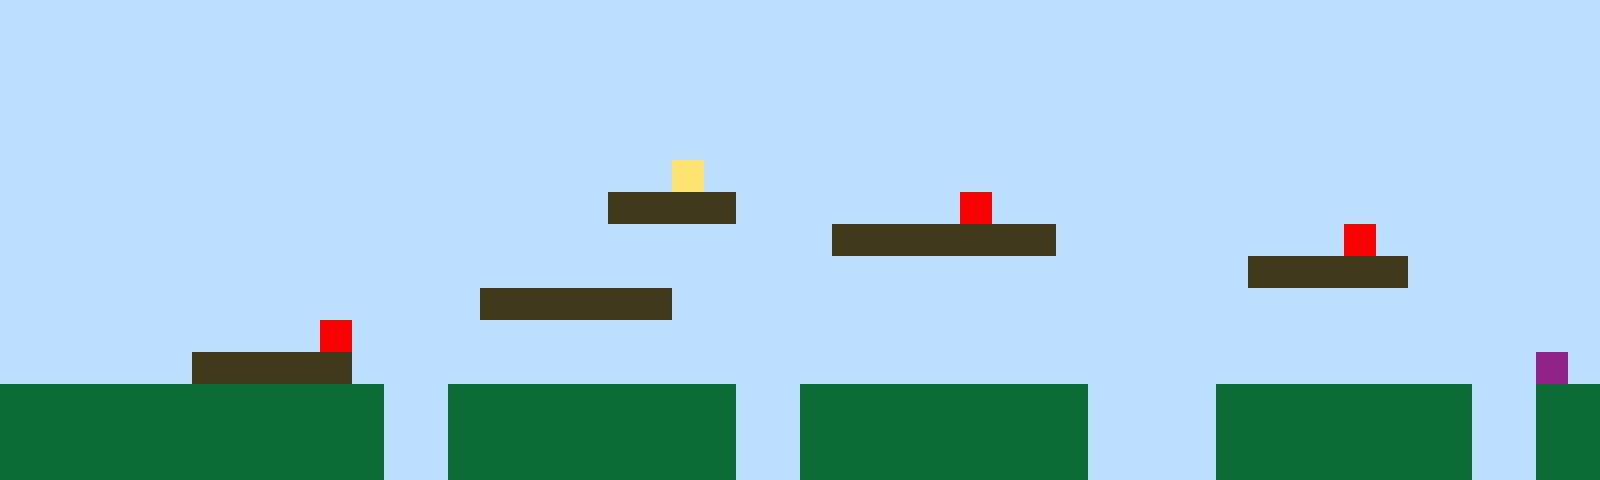

A level layout from a 2D game, rendered from its tile map. Below: a short description, then the map file with its tile-grid data intact:
An orthogonal 50x15 tile map with 32x32 px tiles, 1 tile layer (Tile Layer 1).

<map version="1.10" tiledversion="1.11.2" orientation="orthogonal" renderorder="right-up" width="50" height="15" tilewidth="32" tileheight="32" infinite="0" nextlayerid="2" nextobjectid="1"><editorsettings><export target="map1.csv" format="csv" /></editorsettings><tileset firstgid="1" name="sprites" tilewidth="32" tileheight="32" tilecount="6" columns="3"><image source="sprites.png" width="96" height="64" /></tileset><layer id="1" name="Tile Layer 1" width="50" height="15"><data encoding="csv">1,1,1,1,1,1,1,1,1,1,1,1,1,1,1,1,1,1,1,1,1,1,1,1,1,1,1,1,1,1,1,1,1,1,1,1,1,1,1,1,1,1,1,1,1,1,1,1,1,1,1,1,1,1,1,1,1,1,1,1,1,1,1,1,1,1,1,1,1,1,1,1,1,1,1,1,1,1,1,1,1,1,1,1,1,1,1,1,1,1,1,1,1,1,1,1,1,1,1,1,1,1,1,1,1,1,1,1,1,1,1,1,1,1,1,1,1,1,1,1,1,1,1,1,1,1,1,1,1,1,1,1,1,1,1,1,1,1,1,1,1,1,1,1,1,1,1,1,1,1,1,1,1,1,1,1,1,1,1,1,1,1,1,1,1,1,1,1,1,1,1,1,1,1,1,1,1,1,1,1,1,1,1,1,1,1,1,1,1,1,1,1,1,1,1,1,1,1,1,1,1,1,1,1,1,1,1,1,1,1,1,1,1,1,1,1,1,1,1,1,1,1,1,1,1,1,1,1,1,1,1,1,1,1,1,1,1,1,1,1,1,1,1,1,1,1,1,1,1,1,1,1,1,1,1,1,1,1,1,1,1,1,1,1,1,1,1,1,1,1,1,4,1,1,1,1,1,1,1,1,1,1,1,1,1,1,1,1,1,1,1,1,1,1,1,1,1,1,1,1,1,1,1,1,1,1,1,1,1,1,1,1,1,1,1,1,1,1,1,3,3,3,3,1,1,1,1,1,1,1,5,1,1,1,1,1,1,1,1,1,1,1,1,1,1,1,1,1,1,1,1,1,1,1,1,1,1,1,1,1,1,1,1,1,1,1,1,1,1,1,1,1,1,1,1,1,3,3,3,3,3,3,3,1,1,1,1,1,1,1,1,1,5,1,1,1,1,1,1,1,1,1,1,1,1,1,1,1,1,1,1,1,1,1,1,1,1,1,1,1,1,1,1,1,1,1,1,1,1,1,1,1,1,1,1,1,1,1,1,3,3,3,3,3,1,1,1,1,1,1,1,1,1,1,1,1,1,1,1,1,1,1,1,1,1,3,3,3,3,3,3,1,1,1,1,1,1,1,1,1,1,1,1,1,1,1,1,1,1,1,1,1,1,1,1,1,1,1,1,1,1,1,1,1,1,1,1,1,1,1,5,1,1,1,1,1,1,1,1,1,1,1,1,1,1,1,1,1,1,1,1,1,1,1,1,1,1,1,1,1,1,1,1,1,1,1,1,1,1,1,1,1,1,1,1,1,3,3,3,3,3,1,1,1,1,1,1,1,1,1,1,1,1,1,1,1,1,1,1,1,1,1,1,1,1,1,1,1,1,1,1,1,1,1,1,1,1,1,6,1,2,2,2,2,2,2,2,2,2,2,2,2,1,1,2,2,2,2,2,2,2,2,2,1,1,2,2,2,2,2,2,2,2,2,1,1,1,1,2,2,2,2,2,2,2,2,1,1,2,2,2,2,2,2,2,2,2,2,2,2,2,2,1,1,2,2,2,2,2,2,2,2,2,1,1,2,2,2,2,2,2,2,2,2,1,1,1,1,2,2,2,2,2,2,2,2,1,1,2,2,2,2,2,2,2,2,2,2,2,2,2,2,1,1,2,2,2,2,2,2,2,2,2,1,1,2,2,2,2,2,2,2,2,2,1,1,1,1,2,2,2,2,2,2,2,2,1,1,2,2</data></layer></map>
